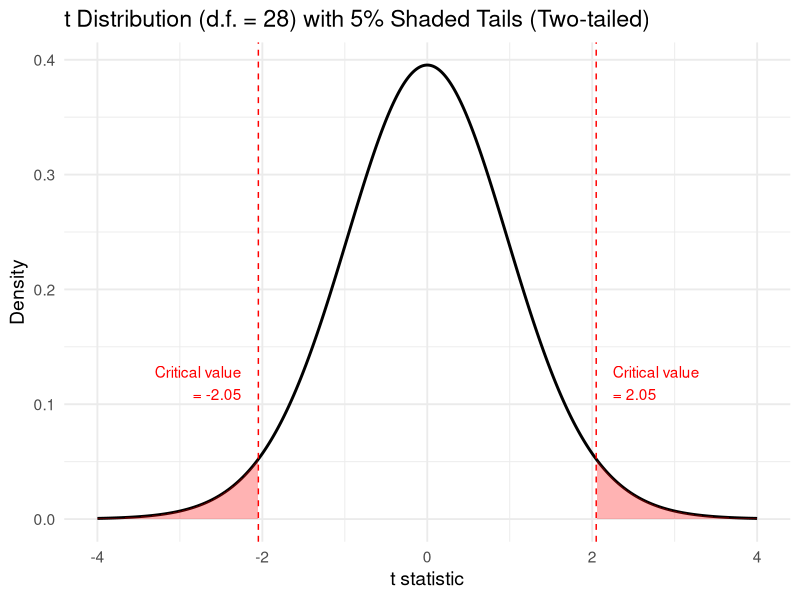
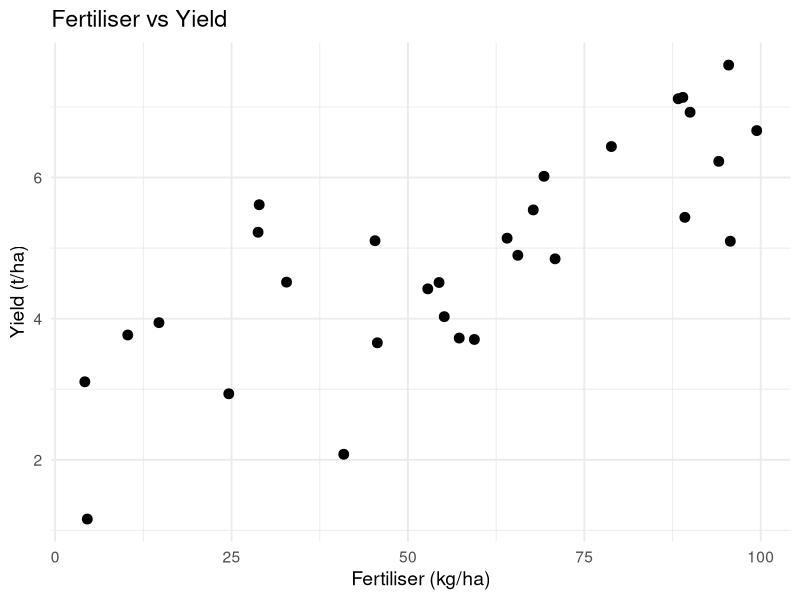
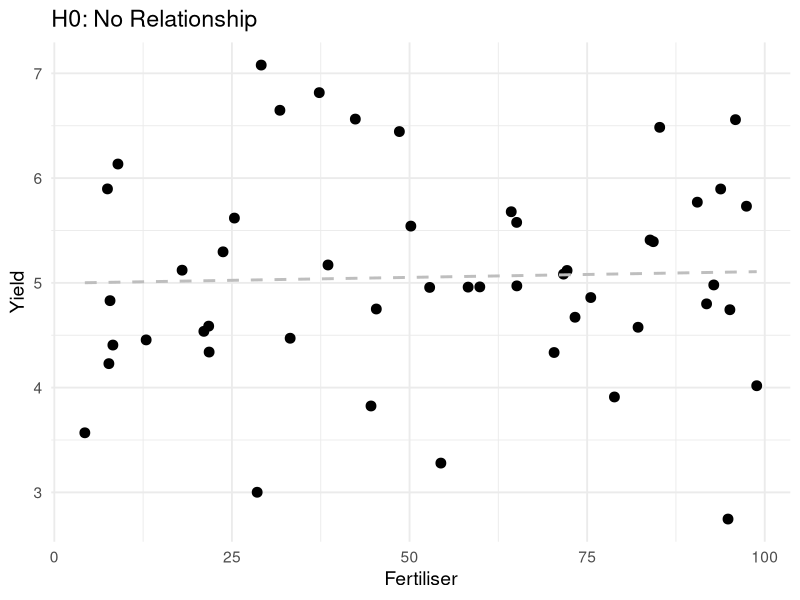
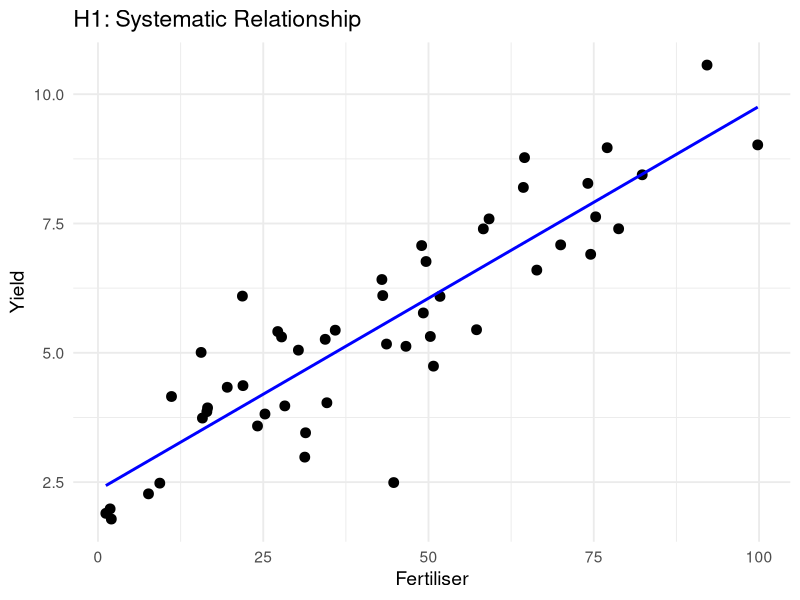
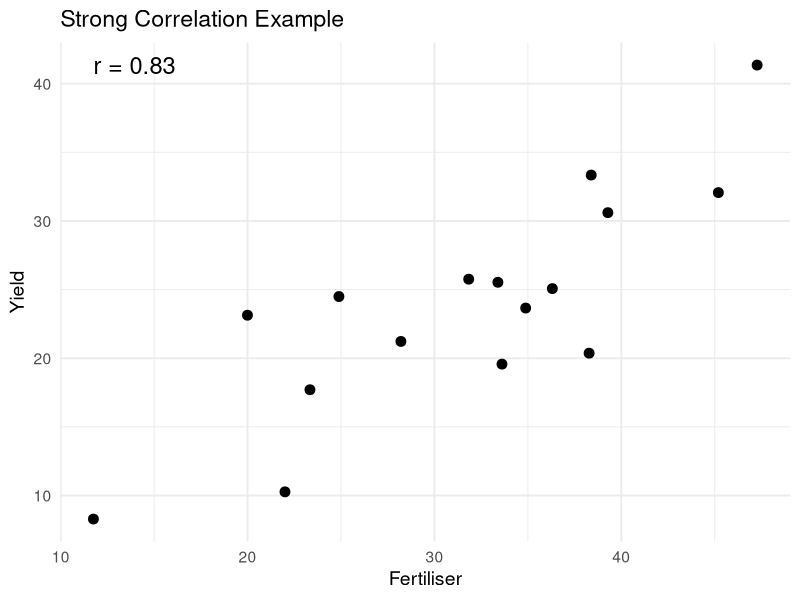
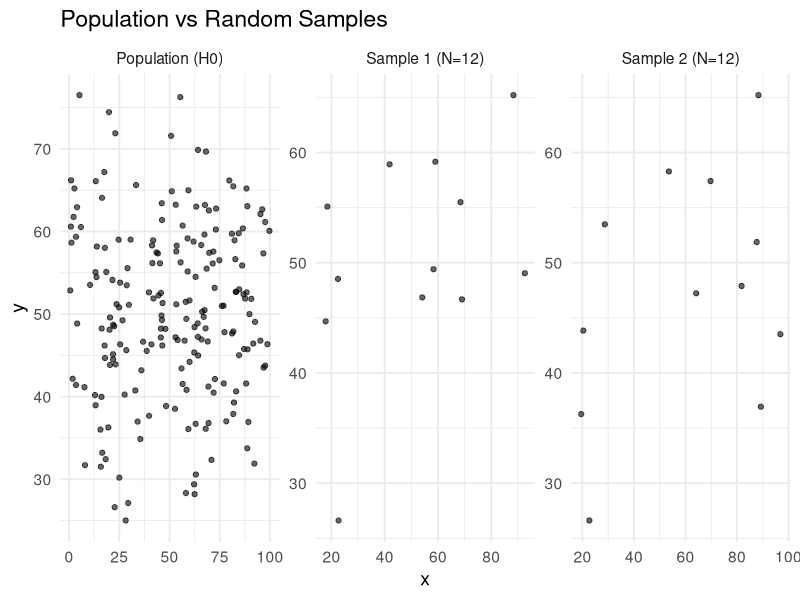
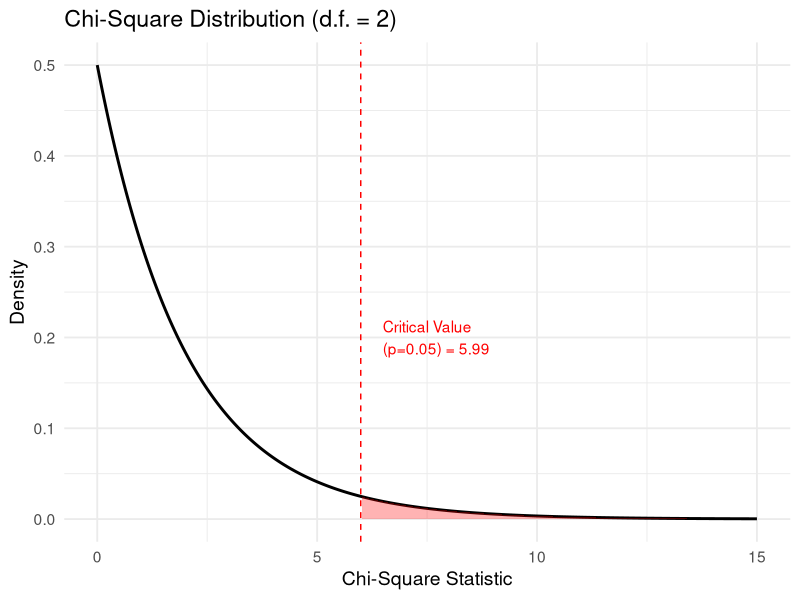

The R script that drew these images, in order:
## ---- chunk 1
#| label: setup
#| include: false
library(ggplot2)
library(dplyr)
library(tidyr)
theme_set(theme_minimal(base_size = 14))
## ---- chunk 2
#| echo: false
#| fig-width: 8
#| fig-height: 4

df <- 28  # example degrees of freedom (e.g. n = 30, so df = 28)
alpha <- 0.05

t_crit <- qt(1 - alpha/2, df)
x <- seq(-4, 4, length.out = 400)
y <- dt(x, df = df)

plot_data <- data.frame(x, y)

p <- ggplot(plot_data, aes(x, y)) +
  geom_line(size=1) +
  geom_area(data = subset(plot_data, x <= -t_crit), aes(x=x, y=y), fill = "red", alpha = 0.3) +
  geom_area(data = subset(plot_data, x >= t_crit), aes(x=x, y=y), fill = "red", alpha = 0.3) +
  geom_vline(xintercept = -t_crit, linetype="dashed", color="red") +
  geom_vline(xintercept = t_crit, linetype="dashed", color="red") +
  annotate("text", x = -t_crit-0.2, y = max(y)*0.3, label = paste0("Critical value\n= ", round(-t_crit,2)), hjust=1, color="red") +
  annotate("text", x = t_crit+0.2, y = max(y)*0.3, label = paste0("Critical value\n= ", round(t_crit,2)), hjust=0, color="red") +
  labs(title = "t Distribution (d.f. = 28) with 5% Shaded Tails (Two-tailed)",
       x = "t statistic",
       y = "Density")
print(p)
## ---- chunk 3
#| fig-width: 6
#| fig-height: 4
set.seed(123)
n <- 30
df <- data.frame(
  fertiliser = runif(n, 0, 100),
  yield = 0
)
df$yield <- 2 + 0.05 * df$fertiliser + rnorm(n, 0, 1)

ggplot(df, aes(x = fertiliser, y = yield)) +
  geom_point(size = 3) +
  labs(x = "Fertiliser (kg/ha)", y = "Yield (t/ha)", title = "Fertiliser vs Yield")
## ---- chunk 4
#| fig-width: 6
#| fig-height: 4
set.seed(456)
n <- 50
df_null <- data.frame(
  fertiliser = runif(n, 0, 100),
  yield = rnorm(n, 5, 1)
)

ggplot(df_null, aes(x = fertiliser, y = yield)) +
  geom_point(size = 3) +
  geom_smooth(method = "lm", se = FALSE, color = "grey", linetype = "dashed") +
  labs(x = "Fertiliser", y = "Yield", title = "H0: No Relationship")
## ---- chunk 5
#| fig-width: 6
#| fig-height: 4
set.seed(789)
n <- 50
df_alt <- data.frame(
  fertiliser = runif(n, 0, 100),
  yield = 0
)
df_alt$yield <- 2 + 0.08 * df_alt$fertiliser + rnorm(n, 0, 1)

ggplot(df_alt, aes(x = fertiliser, y = yield)) +
  geom_point(size = 3) +
  geom_smooth(method = "lm", se = FALSE, color = "blue") +
  labs(x = "Fertiliser", y = "Yield", title = "H1: Systematic Relationship")
## ---- chunk 6
#| fig-width: 6
#| fig-height: 4
set.seed(101)
n <- 16
x <- runif(n, 10, 50)
y <- 0.8 * x + rnorm(n, 0, 5) 
r_val <- cor(x, y) 

ggplot(data.frame(x, y), aes(x, y)) +
  geom_point(size = 3) +
  annotate("text", x = min(x), y = max(y), label = paste0("r = ", round(r_val, 2)), hjust = 0, size = 6) +
  labs(x = "Fertiliser", y = "Yield", title = "Strong Correlation Example")
## ---- chunk 7
#| fig-width: 10
#| fig-height: 4
set.seed(202)
# Population
pop_x <- runif(200, 0, 100)
pop_y <- rnorm(200, 50, 10)
pop_df <- data.frame(x = pop_x, y = pop_y, type = "Population (H0)")

# Sample 1
samp1_idx <- sample(1:200, 12)
samp1_df <- pop_df[samp1_idx, ]
samp1_df$type <- "Sample 1 (N=12)"

# Sample 2
samp2_idx <- sample(1:200, 12)
samp2_df <- pop_df[samp2_idx, ]
samp2_df$type <- "Sample 2 (N=12)"

all_data <- rbind(pop_df, samp1_df, samp2_df)
all_data$type <- factor(all_data$type, levels = c("Population (H0)", "Sample 1 (N=12)", "Sample 2 (N=12)"))

ggplot(all_data, aes(x, y)) +
  geom_point(alpha = 0.6) +
  facet_wrap(~type, scales = "free") +
  labs(title = "Population vs Random Samples")
## ---- chunk 8
#| fig-width: 8
#| fig-height: 4
#| echo: false
df <- 2
crit_val <- qchisq(0.95, df)
x <- seq(0, 15, length.out=300)
y <- dchisq(x, df)
plot_data <- data.frame(x, y)

ggplot(plot_data, aes(x, y)) +
  geom_line(linewidth=1) +
  geom_area(data=subset(plot_data, x >= crit_val), aes(x=x, y=y), fill="red", alpha=0.3) +
  geom_vline(xintercept = crit_val, linetype="dashed", color="red") +
  annotate("text", x = crit_val + 0.5, y = 0.2, label = paste("Critical Value\n(p=0.05) =", round(crit_val, 2)), hjust=0, color="red") +
  labs(title = "Chi-Square Distribution (d.f. = 2)", x = "Chi-Square Statistic", y = "Density")
